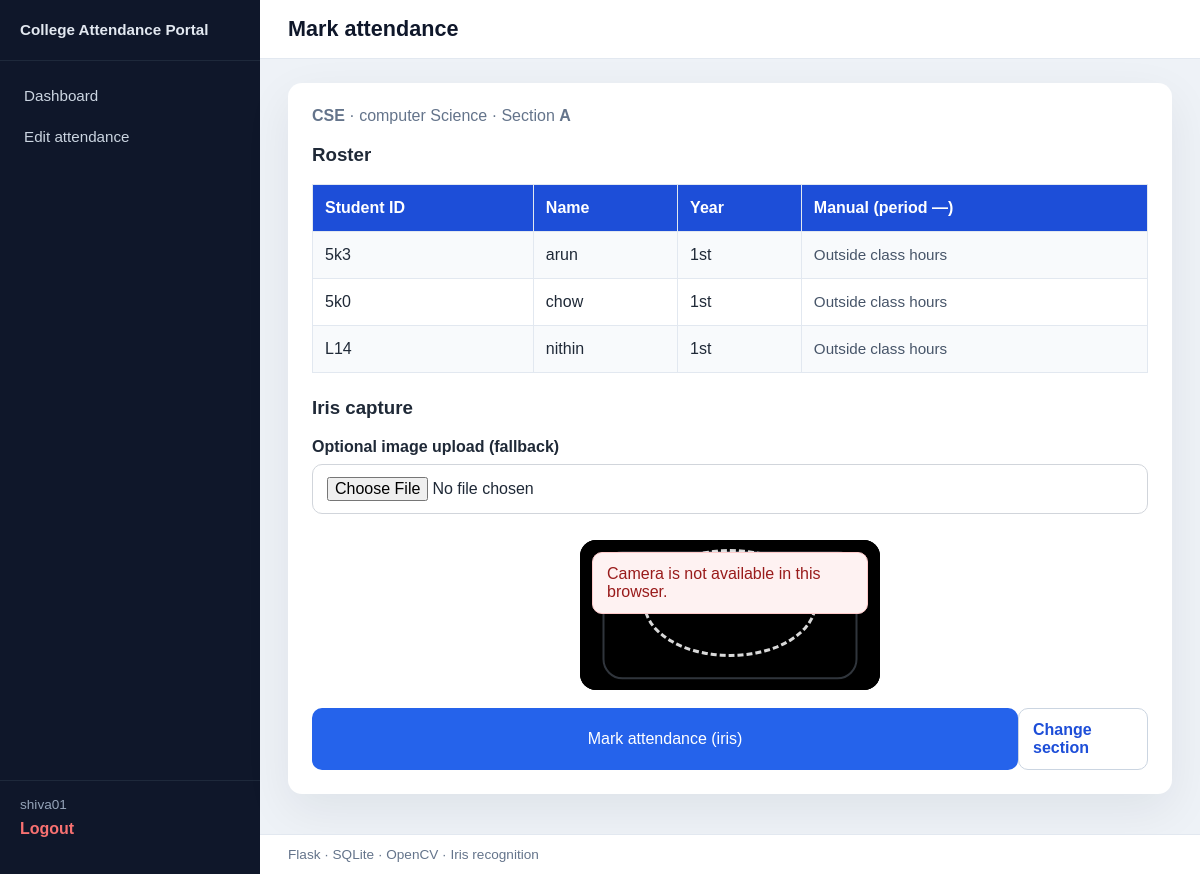
/lecturer/attendance/1 (signed in), run on the app's committed database.
### tables this page shows
CREATE TABLE college_settings (
            key TEXT PRIMARY KEY,
            value TEXT NOT NULL
        );

CREATE TABLE departments (
            id INTEGER PRIMARY KEY AUTOINCREMENT,
            name TEXT NOT NULL UNIQUE
        );

CREATE TABLE branches (
            id INTEGER PRIMARY KEY AUTOINCREMENT,
            department_id INTEGER NOT NULL,
            name TEXT NOT NULL,
            FOREIGN KEY(department_id) REFERENCES departments(id),
            UNIQUE(department_id, name)
        );

CREATE TABLE sections (
            id INTEGER PRIMARY KEY AUTOINCREMENT,
            branch_id INTEGER NOT NULL,
            name TEXT NOT NULL,
            FOREIGN KEY(branch_id) REFERENCES branches(id),
            UNIQUE(branch_id, name)
        );

CREATE TABLE students (
            student_id TEXT PRIMARY KEY,
            name TEXT NOT NULL,
            department_id INTEGER NOT NULL,
            branch_id INTEGER NOT NULL,
            section_id INTEGER NOT NULL, year TEXT NOT NULL DEFAULT '1st', username TEXT, password TEXT,
            FOREIGN KEY(department_id) REFERENCES departments(id),
            FOREIGN KEY(branch_id) REFERENCES branches(id),
            FOREIGN KEY(section_id) REFERENCES sections(id)
        );

### app.py (the view, shortened to what this page needs)
@app.route("/lecturer/attendance/<int:section_id>", methods=["GET", "POST"])
@lecturer_required
def lecturer_attendance(section_id):
    if not section_exists(section_id):
        flash("Section not found.")
        return redirect(url_for("lecturer_dashboard"))
    labels = get_section_labels(section_id)
    if not labels:
        flash("Unable to resolve section hierarchy.")
        return redirect(url_for("lecturer_dashboard"))
    today = datetime.date.today().isoformat()
    conn = get_db_connection()
    holiday = att.is_public_holiday(conn, today)
    conn.close()
    if holiday:
        flash("Today is a scheduled holiday.")
        return redirect(url_for("lecturer_dashboard"))
    if request.method == "POST" and request.form.get("action") == "manual_toggle":
        return _lecturer_manual_toggle(section_id, labels)
    conn = get_db_connection()
    roster = conn.execute(
        """
        SELECT student_id, name, year FROM students WHERE section_id = ?
        ORDER BY name
        """,
        (section_id,),
    ).fetchall()
    conn.close()
    info = att.current_period_info()
    period = info["period"] if info else None
    return render_template(
        "attendance_section.html",
        section_id=section_id,
        labels=labels,
        students=roster,
        current_period=period,
    )

### app.py (called while the page is built)
def get_setting(key: str, default: str = "") -> str:
    conn = get_db_connection()
    row = conn.execute(
        "SELECT value FROM college_settings WHERE key = ?", (key,)
    ).fetchone()
    conn.close()
    return row["value"] if row else default

@app.context_processor
def inject_college():
    logo = get_setting("college_logo", "")
    logo_url = url_for("static", filename=logo) if logo else ""
    return {
        "college_name": get_setting("college_name", "College Attendance Portal"),
        "college_logo_url": logo_url,
    }

def lecturer_required(view):
    @wraps(view)
    def wrapped(*args, **kwargs):
        if not session.get("login_id"):
            flash("Please log in to continue.")
            return redirect(url_for("login", next=request.path))
        if session.get("role") not in ("lecturer", "teacher"):
            flash("You do not have permission to access that page.")
            return redirect(url_for("index"))
        return view(*args, **kwargs)
    return wrapped

def get_section_labels(section_id):
    conn = get_db_connection()
    row = conn.execute(
        """
        SELECT d.name AS department, b.name AS branch, s.name AS section
        FROM sections s
        JOIN branches b ON b.id = s.branch_id
        JOIN departments d ON d.id = b.department_id
        WHERE s.id = ?
        """,
        (section_id,),
    ).fetchone()
    conn.close()
    if not row:
        return None
    return {
        "department": row["department"],
        "branch": row["branch"],
        "section": row["section"],
    }

def section_exists(section_id):
    conn = get_db_connection()
    row = conn.execute("SELECT 1 FROM sections WHERE id = ?", (section_id,)).fetchone()
    conn.close()
    return row is not None

### attendance_service.py (called while the page is built, shortened)
def _to_minutes(t: Tuple[int, int]) -> int:
    return t[0] * 60 + t[1]

def is_public_holiday(conn, iso_date: str) -> bool:
    row = conn.execute(
        "SELECT 1 FROM holidays WHERE date = ? LIMIT 1", (iso_date,)
    ).fetchone()
    return row is not None

def current_period_info(now: Optional[dt.datetime] = None) -> Optional[Dict[str, Any]]:
    cur = now or dt.datetime.now()
    m = cur.hour * 60 + cur.minute
    lunch_s, lunch_e = _to_minutes(LUNCH_START), _to_minutes(LUNCH_END)
    if lunch_s <= m < lunch_e:
        return None
    for slot in PERIODS:
        s = _to_minutes(slot["start"])
        e = _to_minutes(slot["end"])
    return None

### templates/attendance_section.html (shortened to what this page needs)
{% extends 'base.html' %}
{% block heading %}Mark attendance{% endblock %}
{% block content %}
<section class="page-section">
    <p class="muted">
        <strong>{{ labels.department }}</strong> · {{ labels.branch }} · Section <strong>{{ labels.section }}</strong>
    </p>
    <h3>Roster</h3>
    {% if students %}
    <div class="table-wrap roster-table">
        <table>
            <thead>
                <tr><th>Student ID</th><th>Name</th><th>Year</th><th>Manual (period {{ current_period or '—' }})</th></tr>
            </thead>
            <tbody>
                {% for s in students %}
                <tr>
                    <td>{{ s['student_id'] }}</td>
                    <td>{{ s['name'] }}</td>
                    <td>{{ s['year'] }}</td>
                    <td>
                        {% if current_period %}
                        <form method="post" class="inline-form" style="display:flex;gap:8px;align-items:center;flex-wrap:wrap;">
                            <input type="hidden" name="action" value="manual_toggle" />
                            <input type="hidden" name="student_id" value="{{ s['student_id'] }}" />
                            <input type="hidden" name="period" value="{{ current_period }}" />
                            <button type="submit" name="status" value="Present" style="width:auto;">Present</button>
                            <button type="submit" name="status" value="Absent" class="btn-danger" style="width:auto;">Absent</button>
                        </form>
                        {% else %}
                        <span class="hint">Outside class hours</span>
                        {% endif %}
                    </td>
                </tr>
                {% endfor %}
            </tbody>
        </table>
    </div>
    {% else %}
    <p class="hint">No students in this section.</p>
    {% endif %}
    <h3>Iris capture</h3>
    <form method="post" enctype="multipart/form-data" class="form-grid" id="mainForm">
        <label>
            Optional image upload (fallback)
            <input type="file" name="image" id="optionalImageUpload" accept="image/*" />
        </label>
        <div class="camera-stage" style="margin-top:8px;">
            <div id="cameraError" class="camera-error" hidden style="position:absolute;z-index:2;margin:12px;"></div>
            <video id="video" autoplay muted playsinline></video>
            <div class="face-overlay">
            </div>
        </div>
        <div class="submit-row">
            <button type="submit">Mark attendance (iris)</button>
            <a class="link-button" href="{{ url_for('lecturer_dashboard') }}">Change section</a>
        </div>
    </form>
</section>
{% endblock %}

### templates/base.html (shortened to what this page needs)
<!DOCTYPE html>
<html lang="en">
<head>
    <link rel="stylesheet" href="{{ url_for('static', filename='css/style.css') }}" />
</head>
<body class="{% if session.get('login_id') %}app-shell{% endif %}">
{% if session.get('login_id') %}
<div class="layout-portal">
    <aside class="sidebar">
        <div class="sidebar-brand">
            <span class="sidebar-title">{{ college_name }}</span>
        </div>
        <nav class="sidebar-nav">
            {% if session.get('role') == 'admin' %}
                <a href="{{ url_for('admin_dashboard') }}">Dashboard</a>
                <a href="{{ url_for('add_department') }}">Departments</a>
                <a href="{{ url_for('add_branch') }}">Programs</a>
                <a href="{{ url_for('add_section') }}">Sections</a>
                <a href="{{ url_for('add_student') }}">Add student</a>
                <a href="{{ url_for('view_students') }}">Students</a>
                <a href="{{ url_for('admin_lecturers') }}">Lecturers</a>
                <a href="{{ url_for('admin_schedule') }}">Schedules</a>
                <a href="{{ url_for('admin_holidays') }}">Holidays</a>
                <a href="{{ url_for('admin_settings') }}">College settings</a>
                <a href="{{ url_for('admin_view_attendance') }}">Attendance</a>
                <a href="{{ url_for('admin_download') }}">Export CSV</a>
            {% elif session.get('role') in ('lecturer', 'teacher') %}
                <a href="{{ url_for('lecturer_dashboard') }}">Dashboard</a>
                <a href="{{ url_for('lecturer_edit_attendance') }}">Edit attendance</a>
            {% elif session.get('role') == 'student' %}
                <a href="{{ url_for('student_dashboard') }}">Dashboard</a>
                <a href="{{ url_for('student_attendance_page') }}">Mark attendance</a>
                <a href="{{ url_for('student_calendar') }}">Calendar</a>
            {% endif %}
        </nav>
        <div class="sidebar-footer">
            <span class="sidebar-user">{{ session.get('username') }}</span>
            <a href="{{ url_for('logout') }}" class="sidebar-logout">Logout</a>
        </div>
    </aside>
    <div class="layout-main">
        <header class="topbar">
            <h1 class="topbar-heading">{% block heading %}{% endblock %}</h1>
        </header>
        <div class="main-content">
{% endif %}
{% block content %}{% endblock %}
{% if session.get('login_id') %}
        </div>
        <footer class="site-footer-inner">Flask · SQLite · OpenCV · Iris recognition</footer>
    </div>
</div>
{% else %}
</main>
<footer class="site-footer">
    <div class="container">Flask · SQLite · OpenCV iris/eye recognition</div>
</footer>
{% endif %}
</body>
</html>

### static/css/style.css (style rules this page uses)
* { box-sizing: border-box; }
body { margin: 0; font-family: Arial, sans-serif; background: #f6f8fb; color: #1f2937; }
.muted { color: #64748b; margin-top: 0; }
.camera-error { padding: 12px 14px; border-radius: 10px; background: #fef2f2; border: 1px solid #fecaca; color: #991b1b; }
.link-button { display: inline-flex; align-items: center; justify-content: center; padding: 12px 14px; border-radius: 10px; border: 1px solid #cbd5e1; background: #ffffff; color: #1d4ed8; text-decoration: none; font-weight: 600; font-size: 1rem; }
.roster-table { margin-bottom: 24px; }
.page-section { background: #ffffff; border-radius: 14px; padding: 24px; box-shadow: 0 16px 48px rgba(15, 23, 42, 0.07); }
.form-grid { display: grid; gap: 18px; }
label { display: grid; gap: 8px; font-weight: 600; }
input[type="text"], input[type="password"], input[type="search"], input[type="date"], input[type="number"], input[type="file"], select, button { width: 100%; padding: 12px 14px; border-radius: 10px; border: 1px solid #d1d5db; font-size: 1rem; }
button { cursor: pointer; background: #2563eb; color: #ffffff; border: none; transition: background 0.2s ease; }
video { width: 100%; max-width: 100%; border-radius: 14px; background: #000; }
.hint { font-size: 0.95rem; color: #475569; }
.submit-row { display: flex; justify-content: flex-start; }
.table-wrap { overflow-x: auto; }
table { width: 100%; border-collapse: collapse; }
thead { background: #1d4ed8; color: #ffffff; }
th, td { padding: 14px 12px; border: 1px solid #e2e8f0; text-align: left; }
tbody tr:nth-child(odd) { background: #f8fafc; }
.app-shell { margin: 0; min-height: 100vh; background: #eef2f7; }
.layout-portal { display: flex; min-height: 100vh; }
.sidebar { width: 260px; flex-shrink: 0; background: #0f172a; color: #e2e8f0; display: flex; flex-direction: column; padding: 20px 0; }
.sidebar-brand { display: flex; align-items: center; gap: 12px; padding: 0 20px 20px; border-bottom: 1px solid #1e293b; }
.sidebar-title { font-weight: 700; font-size: 0.95rem; line-height: 1.3; }
.sidebar-nav { display: flex; flex-direction: column; gap: 4px; padding: 16px 12px; flex: 1; }
.sidebar-nav a { color: #cbd5e1; text-decoration: none; padding: 10px 12px; border-radius: 8px; font-weight: 500; font-size: 0.95rem; }
.sidebar-footer { padding: 16px 20px; border-top: 1px solid #1e293b; display: flex; flex-direction: column; gap: 8px; }
.sidebar-user { font-size: 0.85rem; color: #94a3b8; }
.sidebar-logout { color: #f87171; text-decoration: none; font-weight: 600; }
.layout-main { flex: 1; display: flex; flex-direction: column; min-width: 0; }
.topbar { background: #fff; border-bottom: 1px solid #e2e8f0; padding: 16px 28px; }
.topbar-heading { margin: 0; font-size: 1.35rem; color: #0f172a; }
.main-content { flex: 1; padding: 24px 28px 40px; }
.site-footer-inner { padding: 12px 28px; font-size: 0.85rem; color: #64748b; background: #fff; border-top: 1px solid #e2e8f0; }
.camera-stage { position: relative; max-width: 720px; margin: 0 auto; border-radius: 16px; overflow: hidden; background: #000; }
.camera-stage video { display: block; width: 100%; }
.face-overlay { position: absolute; inset: 0; pointer-events: none; }

### data on the page
college_settings: value "College Attendance Portal"
departments: department "CSE"
branches: branch "computer Science"
sections: section "A"
students: student_id "5k3", name "arun", year "1st"
students: student_id "5k0", name "chow", year "1st"
students: student_id "L14", name "nithin", year "1st"

### other printed values
{{ session.get('username') }} "shiva01"
{{ current_period or '—' }} "—"
